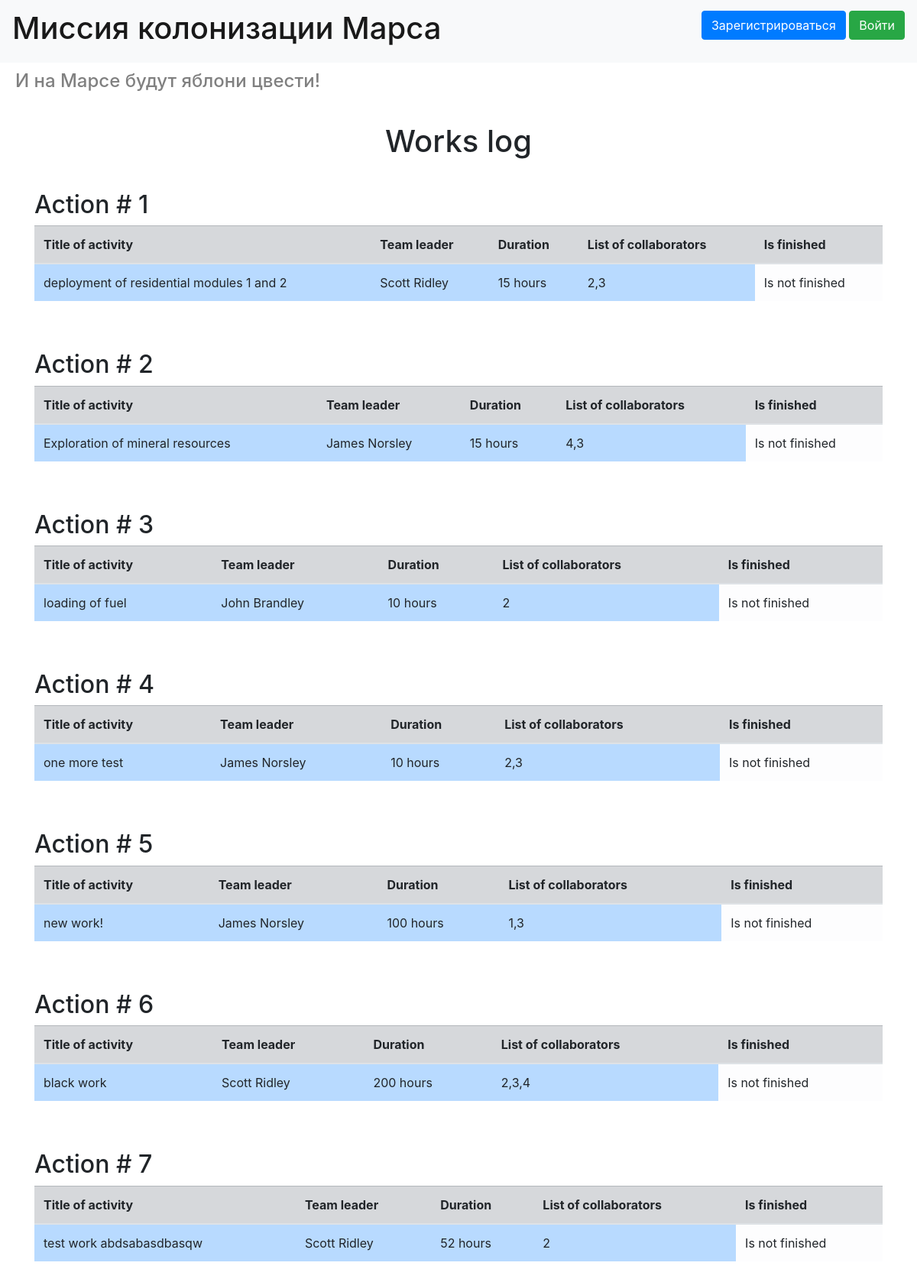
Before: / with the older database file.
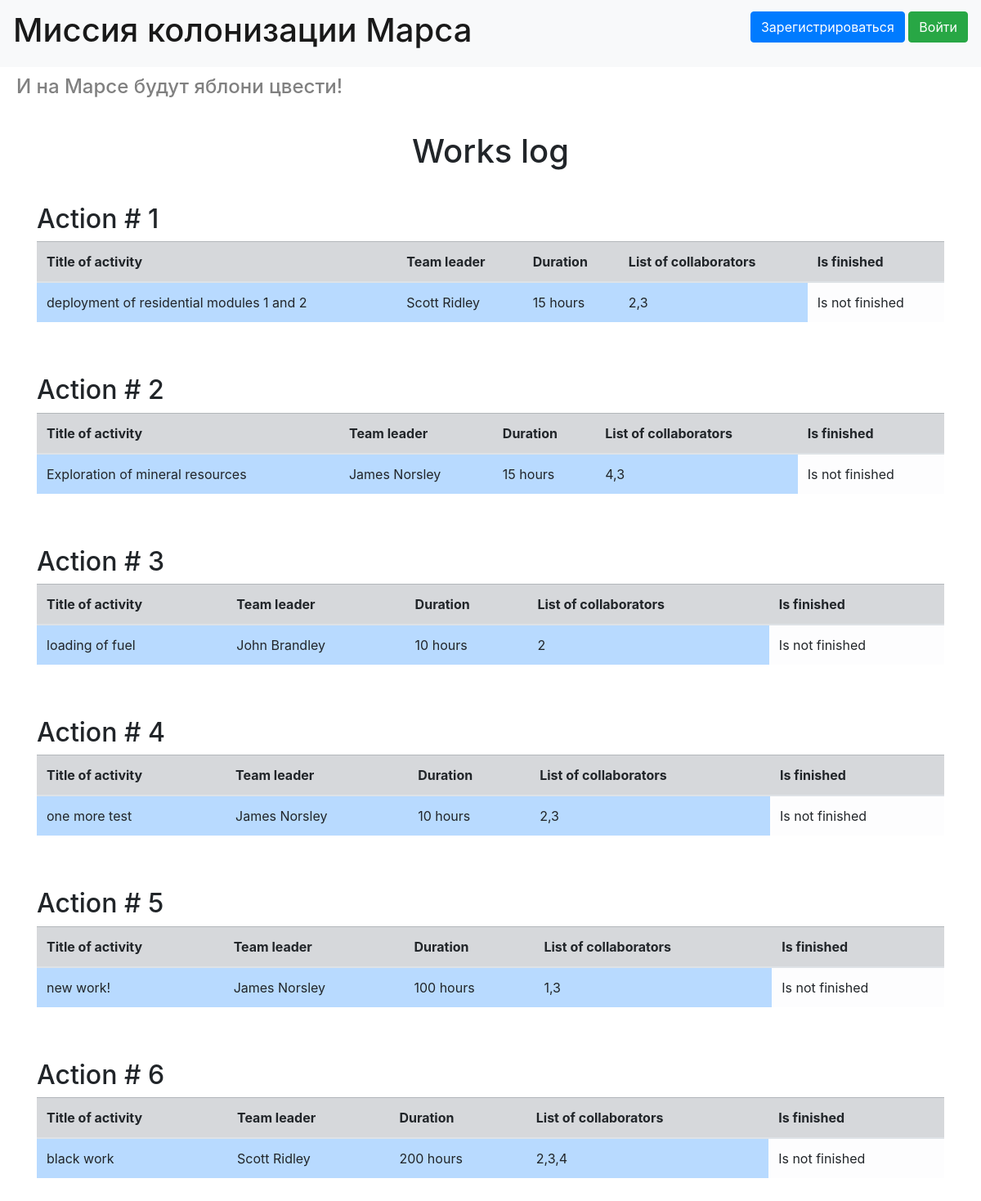
After: the same page with the newer database file.
### data/jobs.py (models this page shows, shortened)
class Jobs(SqlAlchemyBase, SerializerMixin):
    __tablename__ = 'jobs'
    id = sqlalchemy.Column(sqlalchemy.Integer, primary_key=True, autoincrement=True)
    team_leader = sqlalchemy.Column(sqlalchemy.Integer, sqlalchemy.ForeignKey('users.id'))
    creater = sqlalchemy.Column(sqlalchemy.String)
    job = sqlalchemy.Column(sqlalchemy.String, nullable=True)
    work_size = sqlalchemy.Column(sqlalchemy.Integer, nullable=True)
    collaborators = sqlalchemy.Column(sqlalchemy.String, nullable=True)
    start_date = sqlalchemy.Column(sqlalchemy.String, nullable=True)
    end_date = sqlalchemy.Column(sqlalchemy.String, nullable=True)
    is_finished = sqlalchemy.Column(sqlalchemy.Boolean, nullable=True, default=False)
    user = orm.relationship("User")

### data/users.py (models this page shows, shortened)
class User(SqlAlchemyBase, UserMixin, SerializerMixin):
    __tablename__ = 'users'
    id = sqlalchemy.Column(sqlalchemy.Integer, primary_key=True, autoincrement=True)
    name = sqlalchemy.Column(sqlalchemy.String, nullable=True)
    surname = sqlalchemy.Column(sqlalchemy.String, nullable=True)
    age = sqlalchemy.Column(sqlalchemy.Integer, nullable=True)
    position = sqlalchemy.Column(sqlalchemy.String, nullable=True)
    speciality = sqlalchemy.Column(sqlalchemy.String, nullable=True)
    address = sqlalchemy.Column(sqlalchemy.String, nullable=True)
    email = sqlalchemy.Column(sqlalchemy.String, index=True, unique=True, nullable=False)
    hashed_password = sqlalchemy.Column(sqlalchemy.String, nullable=True)
    created_date = sqlalchemy.Column(sqlalchemy.DateTime, default=datetime.datetime.now)
    jobs = orm.relationship("Jobs", back_populates='user')
    departments = orm.relationship('Department', back_populates='user')

### main.py (the view)
@app.route('/')
def users():
    db_sess = db_session.create_session()
    lst = [i.id for i in db_sess.query(User).filter(User.position == 'captain')]
    return render_template('index.html', jobs=db_sess.query(Jobs), colonists=db_sess.query(User), captains=lst)

### data/db_session.py (called while the page is built)
def create_session() -> Session:
    global __factory
    return __factory()

### templates/index.html (shortened to what this page needs)
{% extends "base.html" %}
{% block content %}
<h1 style="text-align: center; margin: 40px">Works log</h1>
{% for job in jobs %}
<h2>Action # {{job.id}}</h2>
<table class="table">
    <thead>
    <tr class="table-secondary">
        <th>Title of activity</th>
        <th>Team leader</th>
        <th>Duration</th>
        <th>List of collaborators</th>
        <th>Is finished</th>
    </tr>
    </thead>
    <tbody>
    <tr>
        <td class="table-primary">{{job.job}}</td>
        {% for colonist in colonists %}
        {% if colonist.id == job.team_leader%}
        <td class="table-primary">{{colonist.surname}} {{colonist.name}}</td>
        {% endif%}
        {% endfor %}
        <td class="table-primary">{{job.work_size}} hours</td>
        <td class="table-primary">{{job.collaborators}}</td>
        {% if job.is_finished == False%}
        <td class="table-light">Is not finished</td>
        {% else %}
        <td class="table-light">Is finished</td>
        {% endif %}
    </tr>
    </tbody>
</table>
<br>
<br>
{% endfor %}
{% endblock %}

Changed rows visible on the page:
removed Jobs: id "7", job "test work abdsabasdbasqw", work_size "52", collaborators "2", is_finished "Is not finished", User (surname "Scott", name "Ridley")
